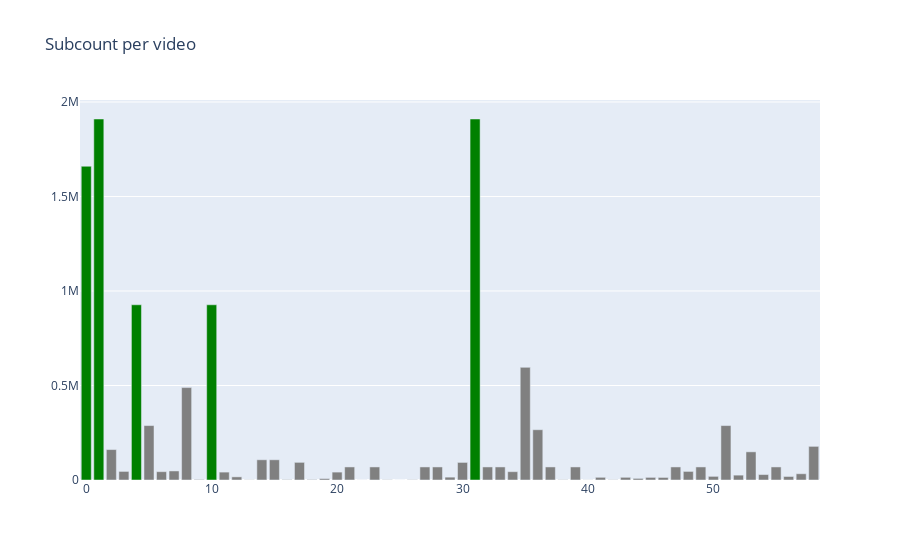

This figure's notebook cell:
### Markdown cell above
# Subcount

### Code cell
plotGraph('Subcount', "Subcount per video")

### Figure 1 — Plotly figure (JSON) as saved in the notebook; plotly's stock layout.template omitted (floating-point values rounded to 4 significant figures)
{"data": [{"marker": {"color": ["green", "green", "grey", "grey", "green", "grey", "grey", "grey", "grey", "grey", "green", "grey", "grey", "grey", "grey", "grey", "grey", "grey", "grey", "grey", "grey", "grey", "grey", "grey", "grey", "grey", "grey", "grey", "grey", "grey", "grey", "green", "grey", "grey", "grey", "grey", "grey", "grey", "grey", "grey", "grey", "grey", "grey", "grey", "grey", "grey", "grey", "grey", "grey", "grey", "grey", "grey", "grey", "grey", "grey", "grey", "grey", "grey", "grey"]}, "type": "bar", "x": [0, 1, 2, 3, 4, 5, 6, 7, 8, 9, 10, 11, 12, 13, 14, 15, 16, 17, 18, 19, 20, 21, 22, 23, 24, 25, 26, 27, 28, 29, 30, 31, 32, 33, 34, 35, 36, 37, 38, 39, 40, 41, 42, 43, 44, 45, 46, 47, 48, 49, 50, 51, 52, 53, 54, 55, 56, 57, 58], "y": [1660000, 1910000, 161000, 45400, 927000, 288000, 44000, 47900, 489000, 2750, 927000, 41800, 16600, 912, 107000, 107000, 2030, 93400, 2280, 7440, 41800, 69100, 250, 69100, 1260, 1, 1420, 69100, 69100, 15100, 93000, 1910000, 69100, 69100, 44000, 596000, 266000, 69100, 1420, 69100, 519, 14200, 1260, 14200, 8450, 13800, 13500, 69100, 45400, 69100, 19200, 288000, 25700, 149000, 28800, 69100, 18700, 33100, 178000]}], "layout": {"title": {"text": "Subcount per video"}}}
